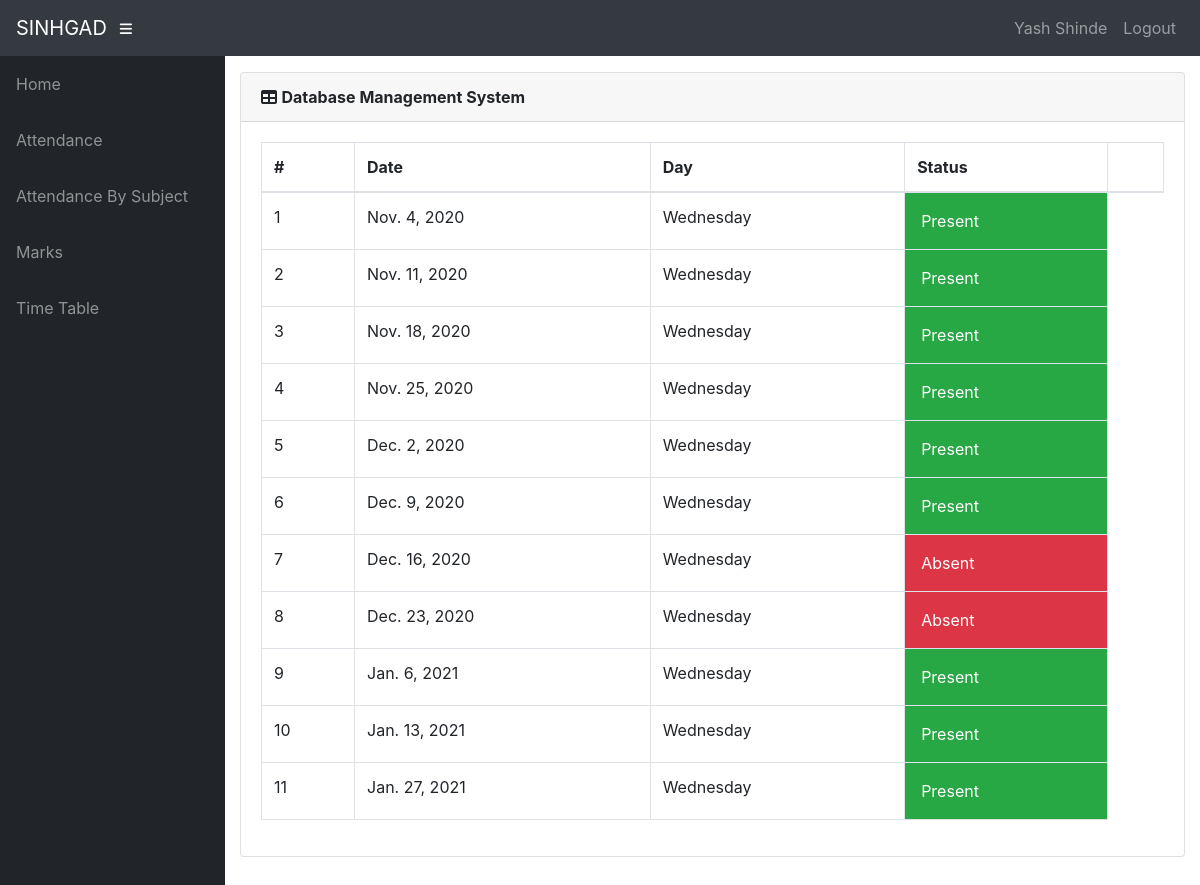
Page /info/student/S191038/DBMS/attendance/ (signed in) on the committed database.
### info/models.py (models this page shows, shortened)
class User(AbstractUser):
    @property
    def is_student(self):
        if hasattr(self, 'student'):
            return True
        return False

class Student(models.Model):
    user = models.OneToOneField(User, on_delete=models.CASCADE, null=True)
    class_id = models.ForeignKey(Class, on_delete=models.CASCADE, default=1)
    USN = models.CharField(primary_key='True', max_length=100)
    name = models.CharField(max_length=200)
    sex = models.CharField(max_length=50, choices=sex_choice, default='Male')
    DOB = models.DateField(default='1998-01-01')

class Course(models.Model):
    dept = models.ForeignKey(Dept, on_delete=models.CASCADE)
    id = models.CharField(primary_key='True', max_length=50)
    name = models.CharField(max_length=50)
    shortname = models.CharField(max_length=50, default='X')

class Attendance(models.Model):
    course = models.ForeignKey(Course, on_delete=models.CASCADE)
    student = models.ForeignKey(Student, on_delete=models.CASCADE)
    attendanceclass = models.ForeignKey(AttendanceClass, on_delete=models.CASCADE, default=1)
    date = models.DateField(default='2018-10-23')
    status = models.BooleanField(default='True')

### info/views.py (the view)
@login_required()
def attendance_detail(request, stud_id, course_id):
    stud = get_object_or_404(Student, USN=stud_id)
    cr = get_object_or_404(Course, id=course_id)
    att_list = Attendance.objects.filter(course=cr, student=stud).order_by('date')
    return render(request, 'info/att_detail.html', {'att_list': att_list, 'cr': cr})

### info/templates/info/att_detail.html (shortened to what this page needs)
{% extends 'info/base.html' %}
    {% block content %}
        <div class="card mb-3">
            <div class="card-header">
              <i class="fas fa-table"></i>
            <strong>{{ cr.name }}</strong></div>
            <div class="card-body">
              <div class="table-responsive">
                <table class="table table-bordered" id="dataTable" width="100%" cellspacing="0">
                  <thead>
                    <tr>
                        <th>#</th>
                        <th>Date</th>
                        <th>Day</th>
                        <th>Status</th>
                        <th></th>
                    </tr>
                  </thead>
                  <tbody>
                        {% for a in att_list %}
                        <tr class="row100 body">
                            <td>{{ forloop.counter }}</td>
                            <td>{{ a.date }}</td>
                            <td>{{ a.date|date:"l" }}</td>
                            {% if a.status %}
                            <td class="p-3 mb-2 bg-success text-white">Present </td>
                            {% else %}
                            <td class="p-3 mb-2 bg-danger text-white">Absent <span class="glyphicon glyphicon-thumbs-down"></span</td>
                            {% endif %}
                        </tr>
                    {% empty %}
                            <p>student has no attendance</p>
                    {% endfor %}
                  </tbody>
                </table>
              </div>
            </div>
          </div>
    {% endblock %}

### info/templates/info/base.html (shortened to what this page needs)
<!DOCTYPE html>
<html lang="en">
  <head>
      {% load static %}
    <link href="{% static '/info/bootstrap/vendor/bootstrap/css/bootstrap.min.css' %}" rel="stylesheet">
    <link href="{% static '/info/bootstrap/vendor/fontawesome-free/css/all.min.css' %}" rel="stylesheet" type="text/css">
    <link href="{% static '/info/bootstrap/vendor/datatables/dataTables.bootstrap4.css' %}" rel="stylesheet">
    <link href="{% static '/info/bootstrap/css/sb-admin.css' %}" rel="stylesheet">
  </head>
  <body id="page-top">
    <nav class="navbar navbar-expand navbar-dark bg-dark static-top">
      <a class="navbar-brand mr-1" href="{% url 'index' %}">SINHGAD</a>
      <button class="btn btn-link btn-sm text-white order-1 order-sm-0" id="sidebarToggle" href="#">
        <i class="fas fa-bars"></i>
      </button>
        <div class="collapse navbar-collapse" id="navbarResponsive">
          <ul class="navbar-nav ml-auto">
            <li class="nav-item">
                {% if request.user.is_student %}
                    <a class="nav-link text-capitalize">{{ request.user.student.name }}</a>
                {% elif request.user.is_teacher %}
                    <a class="nav-link text-capitalize">{{ request.user.teacher.name }}</a>
                {% endif %}
            </li>
            <li class="nav-item">
                <a class="nav-link" href="#" data-toggle="modal" data-target="#logoutModal">Logout</a>
            </li>
          </ul>
        </div>
    </nav>
    <div id="wrapper">
      <ul class="sidebar navbar-nav">
            <li class="nav-item">
              <a class="nav-link" href="{% url 'index' %}">
                <span>Home</span>
              </a>
            </li>
        {% if request.user.is_student %}
            <li class="nav-item">
              <a class="nav-link" href="{% url 'attendance' request.user.student.USN %}">
                <span>Attendance</span>
              </a>
            </li>
            <li class="nav-item">
              <a class="nav-link" href="{% url 'attendance' request.user.student.USN %}">
                <span>Attendance By Subject</span>
              </a>
            </li>
            <li class="nav-item">
              <a class="nav-link" href="{% url 'marks_list' request.user.student.USN %}">
                <span>Marks</span>
              </a>
            </li>
              <li class="nav-item">
              <a class="nav-link" href="{% url 'timetable' request.user.student.class_id_id %}">
                <span>Time Table</span>
              </a>
            </li>
        {% endif %}
      </ul>
      <div id="content-wrapper">
        <div class="container-fluid">
            {% block content %}
            {% endblock %}
        </div>
      </div>
    </div>
  </body>
</html>

### rows in the picture
User: user.student.name "Yash Shinde"
Course: name "Database Management System"
Attendance: date "Nov. 4, 2020", date "Wednesday", status "Present"
Attendance: date "Nov. 11, 2020", date "Wednesday", status "Present"
Attendance: date "Nov. 18, 2020", date "Wednesday", status "Present"
Attendance: date "Nov. 25, 2020", date "Wednesday", status "Present"
Attendance: date "Dec. 2, 2020", date "Wednesday", status "Present"
Attendance: date "Dec. 9, 2020", date "Wednesday", status "Present"
Attendance: date "Dec. 16, 2020", date "Wednesday", status "Absent"
Attendance: date "Dec. 23, 2020", date "Wednesday", status "Absent"
Attendance: date "Jan. 6, 2021", date "Wednesday", status "Present"
Attendance: date "Jan. 13, 2021", date "Wednesday", status "Present"
Attendance: date "Jan. 27, 2021", date "Wednesday", status "Present"
